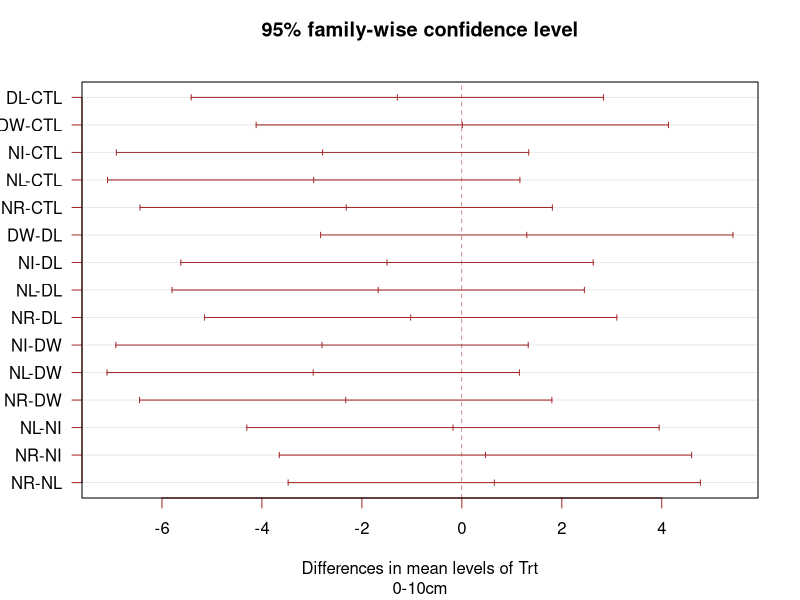
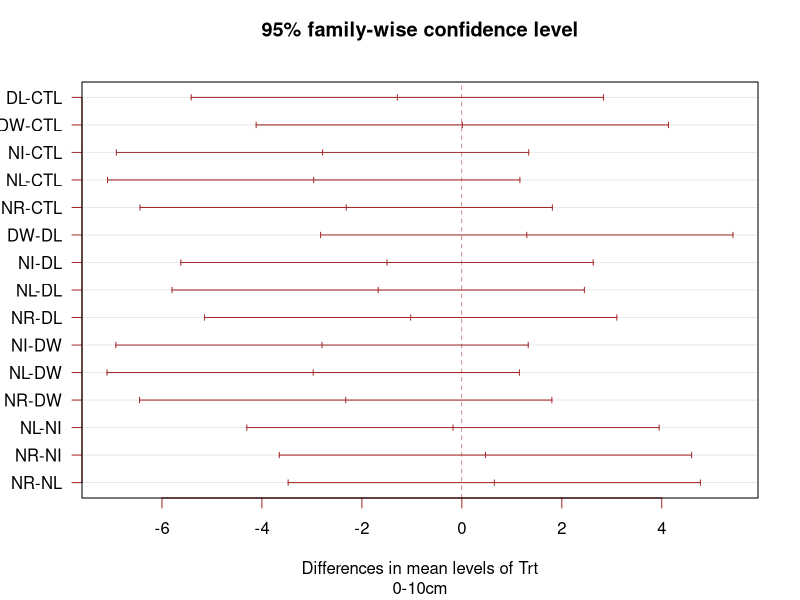

Write the R code that produced these figures, in order.
# library
library(dplyr)
library(multcompView)

setwd("C:/github/DIRT20/Stats/DIRT10 C by depth")

master <- read.csv("HJA_DIRT_CN_yrs10-20_DNP.csv") 

data <- master %>% filter(TX_Year == 10)


# What is the effect of the treatment on the value ?
attach(data)
model=lm(percC ~ Trt )
ANOVA=aov(model)

# Tukey test to study each pair of treatment :
TUKEY <- TukeyHSD(x=ANOVA, 'Trt', conf.level=0.95)

# Tuckey test representation :
plot(TUKEY , las=1 , col="brown", sub="0-10cm")

#Save TukeyHSD plot
jpeg('DIRT10_percC_TukeyHSD_0-10cm.jpg')
plot(TUKEY , las=1 , col="brown", sub="0-10cm")
dev.off()

#Save tukeyHSD table
write.csv(as.data.frame(TUKEY$Trt), "DIRT10_percC_TukeyHSD_0-10cm.csv")
